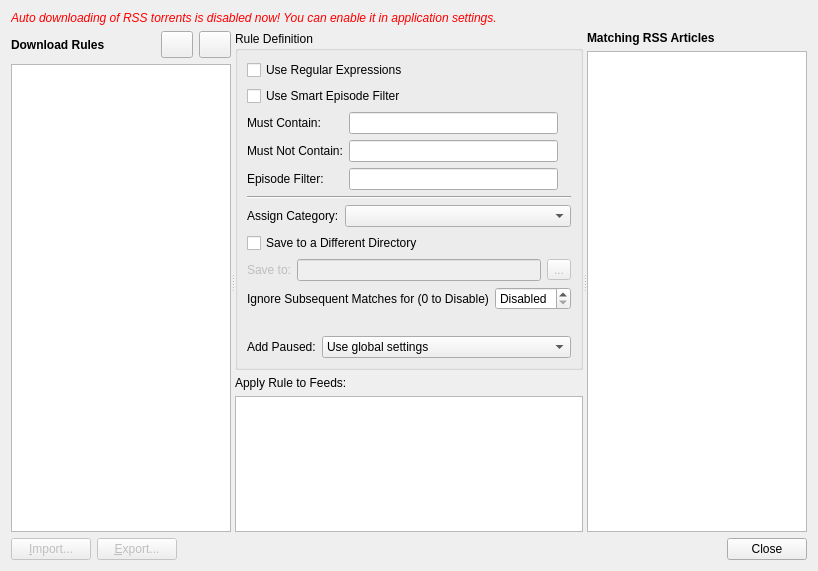
<?xml version="1.0" encoding="UTF-8"?>
<ui version="4.0">
 <class>AutomatedRssDownloader</class>
 <widget class="QDialog" name="AutomatedRssDownloader">
  <property name="geometry">
   <rect>
    <x>0</x>
    <y>0</y>
    <width>818</width>
    <height>571</height>
   </rect>
  </property>
  <property name="windowTitle">
   <string>RSS Downloader</string>
  </property>
  <layout class="QVBoxLayout" name="verticalLayout_5">
   <item>
    <widget class="QLabel" name="labelWarn">
     <property name="font">
      <font>
       <italic>true</italic>
      </font>
     </property>
     <property name="styleSheet">
      <string notr="true">color: red;</string>
     </property>
     <property name="text">
      <string>Auto downloading of RSS torrents is disabled now! You can enable it in application settings.</string>
     </property>
     <property name="wordWrap">
      <bool>true</bool>
     </property>
    </widget>
   </item>
   <item>
    <widget class="QSplitter" name="hsplitter">
     <property name="sizePolicy">
      <sizepolicy hsizetype="Expanding" vsizetype="Expanding">
       <horstretch>0</horstretch>
       <verstretch>0</verstretch>
      </sizepolicy>
     </property>
     <property name="orientation">
      <enum>Qt::Horizontal</enum>
     </property>
     <widget class="QWidget" name="layoutWidget">
      <layout class="QVBoxLayout" name="verticalLayout_3">
       <item>
        <layout class="QHBoxLayout" name="horizontalLayout_2">
         <item>
          <widget class="QLabel" name="label">
           <property name="font">
            <font>
             <weight>75</weight>
             <bold>true</bold>
            </font>
           </property>
           <property name="text">
            <string>Download Rules</string>
           </property>
          </widget>
         </item>
         <item>
          <widget class="QToolButton" name="removeRuleBtn">
           <property name="iconSize">
            <size>
             <width>24</width>
             <height>20</height>
            </size>
           </property>
          </widget>
         </item>
         <item>
          <widget class="QToolButton" name="addRuleBtn">
           <property name="iconSize">
            <size>
             <width>24</width>
             <height>20</height>
            </size>
           </property>
          </widget>
         </item>
        </layout>
       </item>
       <item>
        <widget class="QListWidget" name="listRules">
         <property name="contextMenuPolicy">
          <enum>Qt::CustomContextMenu</enum>
         </property>
        </widget>
       </item>
      </layout>
     </widget>
     <widget class="QWidget" name="layoutWidget1">
      <layout class="QVBoxLayout" name="verticalLayout_4">
       <item>
        <widget class="QGroupBox" name="ruleDefBox">
         <property name="title">
          <string>Rule Definition</string>
         </property>
         <layout class="QVBoxLayout" name="verticalLayout_6">
          <item>
           <widget class="QCheckBox" name="checkRegex">
            <property name="text">
             <string>Use Regular Expressions</string>
            </property>
           </widget>
          </item>
          <item>
           <widget class="QCheckBox" name="checkSmart">
            <property name="toolTip">
		    <string>Smart Episode Filter will check the episode number to prevent downloading of duplicates.
Supports the formats: S01E01, 1x1, 2017.01.01 and 01.01.2017 (Date formats also support - as a separator)</string>
            </property>
            <property name="text">
             <string>Use Smart Episode Filter</string>
            </property>
           </widget>
          </item>
          <item>
           <layout class="QGridLayout" name="gridLayout">
            <item row="0" column="0">
             <widget class="QLabel" name="label_4">
              <property name="text">
               <string>Must Contain:</string>
              </property>
             </widget>
            </item>
            <item row="1" column="0">
             <widget class="QLabel" name="label_5">
              <property name="text">
               <string>Must Not Contain:</string>
              </property>
             </widget>
            </item>
            <item row="2" column="0">
             <widget class="QLabel" name="lblEFilter">
              <property name="text">
               <string>Episode Filter:</string>
              </property>
             </widget>
            </item>
            <item row="2" column="2">
             <widget class="QLabel" name="lblEFilterStat">
              <property name="maximumSize">
               <size>
                <width>18</width>
                <height>18</height>
               </size>
              </property>
             </widget>
            </item>
            <item row="1" column="2">
             <widget class="QLabel" name="lbl_mustnot_stat">
              <property name="maximumSize">
               <size>
                <width>18</width>
                <height>18</height>
               </size>
              </property>
             </widget>
            </item>
            <item row="0" column="1">
             <widget class="QLineEdit" name="lineContains"/>
            </item>
            <item row="0" column="2">
             <widget class="QLabel" name="lbl_must_stat">
              <property name="maximumSize">
               <size>
                <width>18</width>
                <height>18</height>
               </size>
              </property>
             </widget>
            </item>
            <item row="2" column="2">
             <widget class="QLabel" name="lbl_epfilter_stat">
              <property name="maximumSize">
               <size>
                <width>18</width>
                <height>18</height>
               </size>
              </property>
             </widget>
            </item>
            <item row="1" column="1">
             <widget class="QLineEdit" name="lineNotContains"/>
            </item>
            <item row="2" column="1">
             <widget class="QLineEdit" name="lineEFilter"/>
            </item>
           </layout>
          </item>
          <item>
           <widget class="Line" name="line">
            <property name="orientation">
             <enum>Qt::Horizontal</enum>
            </property>
           </widget>
          </item>
          <item>
           <layout class="QHBoxLayout" name="horizontalLayout_3">
            <item>
             <widget class="QLabel" name="label_7">
              <property name="sizePolicy">
               <sizepolicy hsizetype="Fixed" vsizetype="Preferred">
                <horstretch>0</horstretch>
                <verstretch>0</verstretch>
               </sizepolicy>
              </property>
              <property name="text">
               <string>Assign Category:</string>
              </property>
             </widget>
            </item>
            <item>
             <widget class="QComboBox" name="comboCategory">
              <property name="editable">
               <bool>false</bool>
              </property>
             </widget>
            </item>
           </layout>
          </item>
          <item>
           <widget class="QCheckBox" name="saveDiffDir_check">
            <property name="text">
             <string>Save to a Different Directory</string>
            </property>
           </widget>
          </item>
          <item>
           <layout class="QHBoxLayout" name="horizontalLayout_5">
            <item>
             <widget class="QLabel" name="label_6">
              <property name="enabled">
               <bool>false</bool>
              </property>
              <property name="text">
               <string>Save to:</string>
              </property>
             </widget>
            </item>
            <item>
             <widget class="QLineEdit" name="lineSavePath">
              <property name="enabled">
               <bool>false</bool>
              </property>
             </widget>
            </item>
            <item>
             <widget class="QToolButton" name="browseSP">
              <property name="enabled">
               <bool>false</bool>
              </property>
              <property name="text">
               <string notr="true">...</string>
              </property>
             </widget>
            </item>
           </layout>
          </item>
          <item>
           <layout class="QHBoxLayout" name="horizontalLayout_8">
            <item>
             <widget class="QLabel" name="lblIgnoreDays">
              <property name="text">
               <string comment="... X days">Ignore Subsequent Matches for (0 to Disable)</string>
              </property>
             </widget>
            </item>
            <item>
             <widget class="QSpinBox" name="spinIgnorePeriod">
              <property name="enabled">
               <bool>true</bool>
              </property>
              <property name="specialValueText">
               <string>Disabled</string>
              </property>
              <property name="suffix">
               <string> days</string>
              </property>
              <property name="minimum">
               <number>0</number>
              </property>
              <property name="maximum">
               <number>365</number>
              </property>
             </widget>
            </item>
           </layout>
          </item>
          <item>
           <widget class="QLabel" name="lblLastMatch">
            <property name="enabled">
             <bool>true</bool>
            </property>
            <property name="alignment">
             <set>Qt::AlignRight|Qt::AlignTrailing|Qt::AlignVCenter</set>
            </property>
           </widget>
          </item>
          <item>
           <layout class="QHBoxLayout" name="horizontalLayout_9">
            <item>
             <widget class="QLabel" name="lblAddPaused">
              <property name="sizePolicy">
               <sizepolicy hsizetype="Fixed" vsizetype="Preferred">
                <horstretch>0</horstretch>
                <verstretch>0</verstretch>
               </sizepolicy>
              </property>
              <property name="text">
               <string>Add Paused:</string>
              </property>
             </widget>
            </item>
            <item>
             <widget class="QComboBox" name="comboAddPaused">
              <item>
               <property name="text">
                <string>Use global settings</string>
               </property>
              </item>
              <item>
               <property name="text">
                <string>Always</string>
               </property>
              </item>
              <item>
               <property name="text">
                <string>Never</string>
               </property>
              </item>
             </widget>
            </item>
           </layout>
          </item>
         </layout>
        </widget>
       </item>
       <item>
        <layout class="QVBoxLayout" name="verticalLayout">
         <item>
          <widget class="QLabel" name="lblListFeeds">
           <property name="font">
            <font>
             <weight>50</weight>
             <bold>false</bold>
            </font>
           </property>
           <property name="text">
            <string>Apply Rule to Feeds:</string>
           </property>
          </widget>
         </item>
         <item>
          <widget class="QListWidget" name="listFeeds"/>
         </item>
        </layout>
       </item>
      </layout>
     </widget>
     <widget class="QWidget" name="layoutWidget2">
      <layout class="QVBoxLayout" name="verticalLayout_2">
       <item>
        <widget class="QLabel" name="label_3">
         <property name="font">
          <font>
           <weight>75</weight>
           <bold>true</bold>
          </font>
         </property>
         <property name="text">
          <string>Matching RSS Articles</string>
         </property>
        </widget>
       </item>
       <item>
        <widget class="QTreeWidget" name="treeMatchingArticles">
         <attribute name="headerVisible">
          <bool>false</bool>
         </attribute>
         <column>
          <property name="text">
           <string notr="true">1</string>
          </property>
         </column>
        </widget>
       </item>
      </layout>
     </widget>
    </widget>
   </item>
   <item>
    <layout class="QHBoxLayout" name="horizontalLayout_4">
     <item>
      <widget class="QPushButton" name="importBtn">
       <property name="enabled">
        <bool>false</bool>
       </property>
       <property name="text">
        <string>&amp;Import...</string>
       </property>
      </widget>
     </item>
     <item>
      <widget class="QPushButton" name="exportBtn">
       <property name="enabled">
        <bool>false</bool>
       </property>
       <property name="text">
        <string>&amp;Export...</string>
       </property>
      </widget>
     </item>
     <item>
      <widget class="QDialogButtonBox" name="buttonBox">
       <property name="focusPolicy">
        <enum>Qt::StrongFocus</enum>
       </property>
       <property name="standardButtons">
        <set>QDialogButtonBox::Close</set>
       </property>
      </widget>
     </item>
    </layout>
   </item>
  </layout>
 </widget>
 <tabstops>
  <tabstop>removeRuleBtn</tabstop>
  <tabstop>addRuleBtn</tabstop>
  <tabstop>listRules</tabstop>
  <tabstop>checkRegex</tabstop>
  <tabstop>checkSmart</tabstop>
  <tabstop>lineContains</tabstop>
  <tabstop>lineNotContains</tabstop>
  <tabstop>lineEFilter</tabstop>
  <tabstop>comboCategory</tabstop>
  <tabstop>saveDiffDir_check</tabstop>
  <tabstop>lineSavePath</tabstop>
  <tabstop>browseSP</tabstop>
  <tabstop>spinIgnorePeriod</tabstop>
  <tabstop>comboAddPaused</tabstop>
  <tabstop>listFeeds</tabstop>
  <tabstop>treeMatchingArticles</tabstop>
  <tabstop>importBtn</tabstop>
  <tabstop>exportBtn</tabstop>
 </tabstops>
 <resources/>
 <connections>
  <connection>
   <sender>buttonBox</sender>
   <signal>accepted()</signal>
   <receiver>AutomatedRssDownloader</receiver>
   <slot>accept()</slot>
   <hints>
    <hint type="sourcelabel">
     <x>750</x>
     <y>483</y>
    </hint>
    <hint type="destinationlabel">
     <x>157</x>
     <y>274</y>
    </hint>
   </hints>
  </connection>
  <connection>
   <sender>buttonBox</sender>
   <signal>rejected()</signal>
   <receiver>AutomatedRssDownloader</receiver>
   <slot>reject()</slot>
   <hints>
    <hint type="sourcelabel">
     <x>805</x>
     <y>483</y>
    </hint>
    <hint type="destinationlabel">
     <x>286</x>
     <y>274</y>
    </hint>
   </hints>
  </connection>
  <connection>
   <sender>saveDiffDir_check</sender>
   <signal>toggled(bool)</signal>
   <receiver>label_6</receiver>
   <slot>setEnabled(bool)</slot>
   <hints>
    <hint type="sourcelabel">
     <x>304</x>
     <y>171</y>
    </hint>
    <hint type="destinationlabel">
     <x>377</x>
     <y>205</y>
    </hint>
   </hints>
  </connection>
  <connection>
   <sender>saveDiffDir_check</sender>
   <signal>toggled(bool)</signal>
   <receiver>lineSavePath</receiver>
   <slot>setEnabled(bool)</slot>
   <hints>
    <hint type="sourcelabel">
     <x>474</x>
     <y>174</y>
    </hint>
    <hint type="destinationlabel">
     <x>476</x>
     <y>204</y>
    </hint>
   </hints>
  </connection>
  <connection>
   <sender>saveDiffDir_check</sender>
   <signal>toggled(bool)</signal>
   <receiver>browseSP</receiver>
   <slot>setEnabled(bool)</slot>
   <hints>
    <hint type="sourcelabel">
     <x>544</x>
     <y>166</y>
    </hint>
    <hint type="destinationlabel">
     <x>549</x>
     <y>209</y>
    </hint>
   </hints>
  </connection>
 </connections>
</ui>
